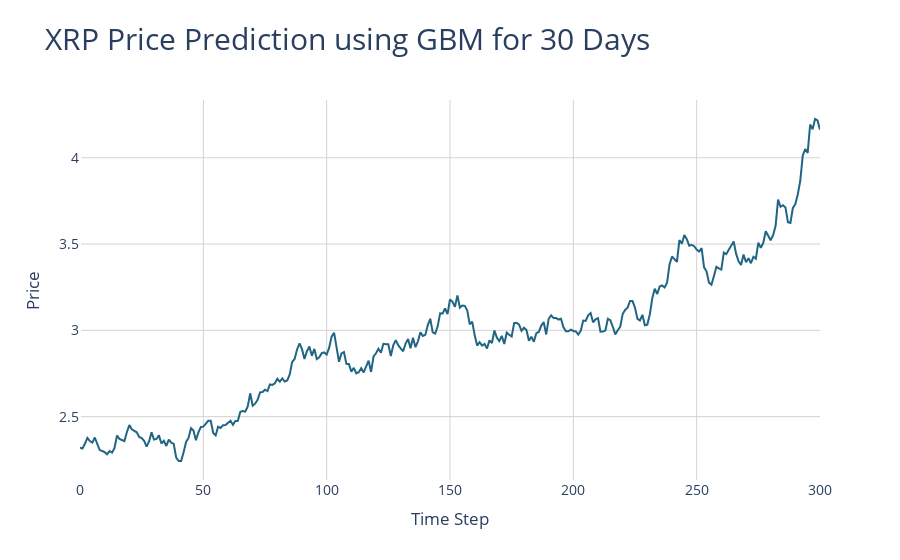

Notebook code cell kept with this figure:
### Code cell
# Create the plot
fig = go.Figure()

# Add the simulated prices line
fig.add_trace(go.Scatter(
    x=list(range(len(simulated_prices))),
    y=simulated_prices,
    mode='lines',
    name='Simulated Prices',
    line=dict(color='#206583', width=2)
))

# Update layout for aesthetics
fig.update_layout(
    title={
        'text': 'XRP Price Prediction using GBM for 30 Days',
        'font': {
            'size': 30
        }
    },
    xaxis_title='Time Step',
    yaxis_title='Price',
    font=dict(size=14),
    plot_bgcolor='white',
    xaxis=dict(showgrid=True, gridcolor='lightgrey'),
    yaxis=dict(showgrid=True, gridcolor='lightgrey')
)

### Figure 1 — Plotly figure (JSON) as saved in the notebook; plotly's stock layout.template omitted (floating-point values rounded to 4 significant figures; data arrays with more than 128 entries replaced by an {"elided": "..."} marker saying what was removed)
{"data": [{"line": {"color": "#206583", "width": 2}, "mode": "lines", "name": "Simulated Prices", "type": "scatter", "x": {"elided": "301 int values"}, "y": {"elided": "301 float values"}}], "layout": {"font": {"size": 14}, "plot_bgcolor": "white", "title": {"font": {"size": 30}, "text": "XRP Price Prediction using GBM for 30 Days"}, "xaxis": {"gridcolor": "lightgrey", "showgrid": true, "title": {"text": "Time Step"}}, "yaxis": {"gridcolor": "lightgrey", "showgrid": true, "title": {"text": "Price"}}}}
